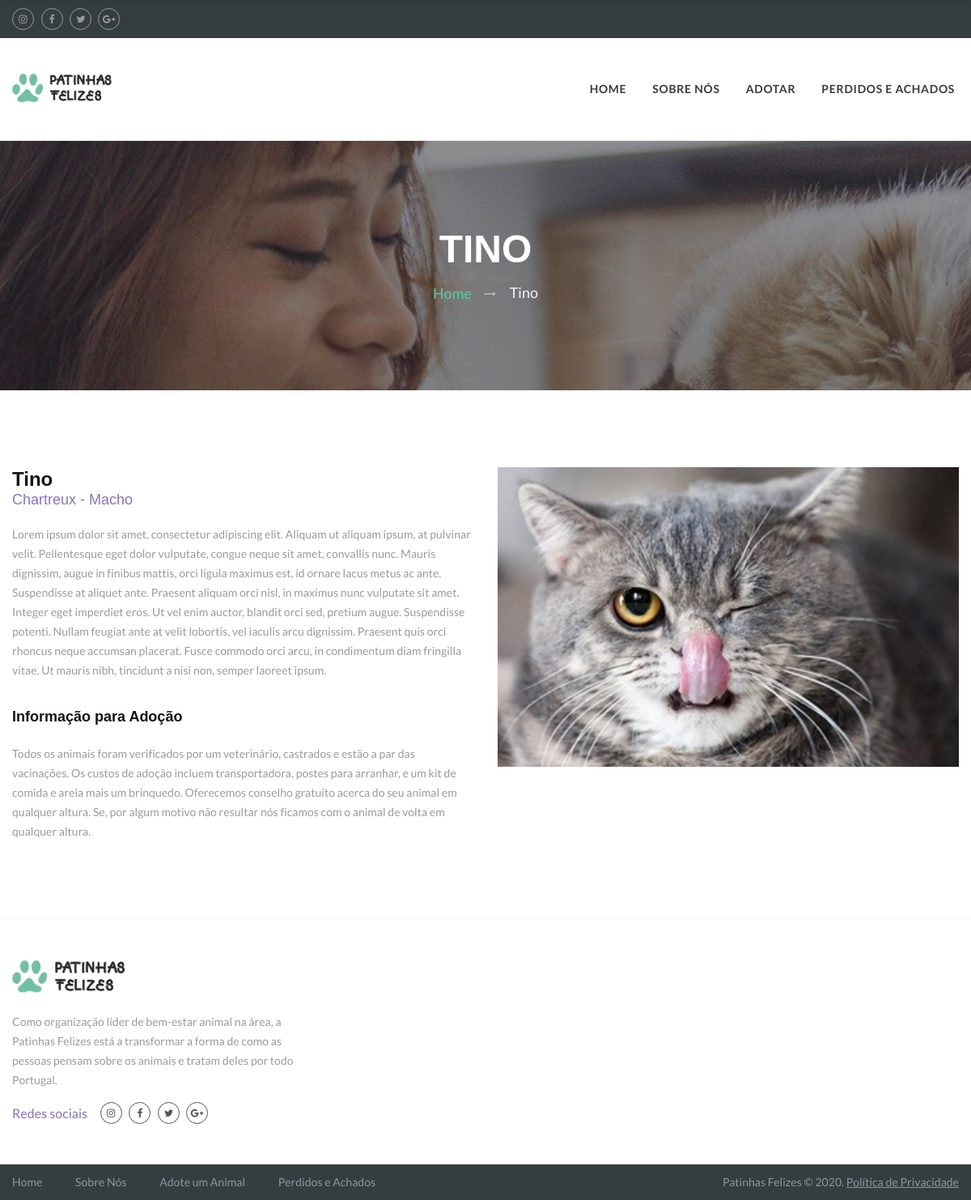
/php/pages/pet.php?idPet=3, run on the app's committed database.
### tables this page shows
CREATE TABLE Pet (
    idPet INTEGER PRIMARY KEY AUTOINCREMENT,
    name VARCHAR(255),
    age INTEGER,
    gender TINYINT,
    weight FLOAT(2,1),
    location VARCHAR(255),
    description VARCHAR(200000),
    image VARCHAR(255),
    adopted TINIINT(2) DEFAULT 0,
	idUser INTEGER,
    idMessage INTEGER,
    idType INTEGER,
    idBreed INTEGER,
    FOREIGN KEY (idType) REFERENCES Type(idType),
    FOREIGN KEY (idBreed) REFERENCES Breed(idBreed),
    FOREIGN KEY (idUser) REFERENCES User(idUser),
    FOREIGN KEY (idMessage) REFERENCES Message(idMessage)
);

CREATE TABLE Breed (
    idBreed INTEGER PRIMARY KEY AUTOINCREMENT,
    name VARCHAR(255),
  	idType INTEGER,
    FOREIGN KEY (idType) REFERENCES Type(idType)
);

### php/db/db_pet.php (called while the page is built, shortened)
<?php
    include_once('db_breed.php');
    function getPet($petId) {
        $db = Database::instance()->db();
        $stmt = $db->prepare("SELECT * FROM Pet WHERE idPet = ?");
        $stmt->execute(array($petId));
        $row = $stmt->fetch();
        return $row;
    }
?>

### php/db/db_breed.php (called while the page is built, shortened)
<?php
    function getBreed($idBreed) {
        $db = Database::instance()->db();
        $stmt = $db->prepare('SELECT name FROM Breed WHERE idBreed = ?');
        $stmt->execute(array($idBreed));
        $row = $stmt->fetch();
        return $row['name'];
    }
?>

### php/pages/pet.php (the view, shortened to what this page needs)
<?php
include_once('../db/db_pet.php');
include_once('../db/db_breed.php');
$idPet = $_GET['idPet'];
$pet = getPet($idPet);
$breed = getBreed($pet['idBreed']);
?>
<!DOCTYPE html>
<html class="wide wow-animation" lang="en">
<head>
  <link rel="stylesheet" href="../../css/style.css">
  <link rel="stylesheet" href="../../css/animations.css">
</head>
<body>
  <div class="page">
    <header class="page-header">
      <div class="rd-navbar-wrap">
        <nav class="rd-navbar rd-navbar-default" data-layout="rd-navbar-fixed" data-sm-layout="rd-navbar-fixed" data-sm-device-layout="rd-navbar-fixed" data-md-layout="rd-navbar-static" data-md-device-layout="rd-navbar-fixed" data-lg-device-layout="rd-navbar-static" data-lg-layout="rd-navbar-static" data-stick-up-clone="true" data-md-stick-up-offset="190px" data-lg-stick-up-offset="190px">
          <div class="rd-navbar-top-panel">
            <div class="rd-navbar-top-panel-content">
              <ul class="inline-list-xxs">
                <li><a class="icon icon-xxs icon-circle icon-gray-outline icon-effect-1 fa fa-instagram" href="#"></a></li>
                <li><a class="icon icon-xxs icon-circle icon-gray-outline icon-effect-1 fa fa-facebook" href="#"></a></li>
                <li><a class="icon icon-xxs icon-circle icon-gray-outline icon-effect-1 fa fa-twitter" href="#"></a></li>
                <li><a class="icon icon-xxs icon-circle icon-gray-outline icon-effect-1 fa fa-google-plus" href="#"></a></li>
              </ul>
            </div>
          </div>
          <div class="rd-navbar-inner">
            <div class="rd-navbar-panel">
              <div class="rd-navbar-brand">
                <a class="brand-name" href="../../index.php">
                  <img src="../../images/logo-default-176x45.png" alt="" width="176" height="45" />
                </a>
              </div>
            </div>
            <div class="rd-navbar-nav-wrap">
              <ul class="rd-navbar-nav">
                <li><a href="../../index.php">Home</a></li>
                <li><a href="about-us.php">Sobre Nós</a></li>
                <li><a href="adopt-a-pet.php">Adotar</a></li>
                <li><a href="lost-and-found.php">Perdidos e Achados</a></li>
              </ul>
            </div>
          </div>
        </nav>
      </div>
    </header>
    <div class="page-title">
      <div class="page-title-text"><?= $pet['name']; ?></div>
      <ul class="breadcrumbs-custom">
        <li><a href="../../index.php">Home</a></li>
        <li class="active"><?= $pet['name']; ?></li>
      </ul>
    </div>
    <section class="section-md bg-white text-center">
      <div class="shell">
        <div class="range range-sm-center">
          <div class="cell-sm-8 cell-md-12">
            <article class="box-profile">
              <div class="box-profile-left">
                <img class="box-profile-image" src="../../images/adopt/<?= $pet['image']; ?>" alt="" width="570" height="389" />
              </div>
              <div class="box-profile-body">
                <p class="box-profile-name"><?= $pet['name']; ?></p>
                <p class="box-profile-description"><?= $breed; ?> - <?= $pet['gender'] == 1 ? 'Fêmea' : 'Macho'; ?></p>
                <div class="box-profile-text">
                  <p><?= $pet['description']; ?></p>
                  <p class="box-profile-title">Informação para Adoção</p>
                  <p>
                    Todos os animais foram verificados por um veterinário, castrados e estão a par das vacinações.
                    Os custos de adoção incluem transportadora, postes para arranhar, e um kit de comida e areia mais um brinquedo.
                    Oferecemos conselho gratuíto acerca do seu animal em qualquer altura. Se, por algum motivo não resultar nós ficamos
                    com o animal de volta em qualquer altura.
                  </p>
                </div>
              </div>
            </article>
          </div>
        </div>
      </div>
    </section>
    <section class="pre-footer-default text-center text-sm-left">
      <div class="shell">
        <div class="range range-sm-center spacing-55">
          <div class="cell-sm-6 cell-md-4">
            <div class="brand-sm">
              <a href="../../index.php">
                <img src="../../images/logo-default-176x45.png" alt="" width="176" height="45" />
              </a>
            </div>
            <p>
              Como organização líder de bem-estar animal na área, a Patinhas Felizes está a transformar a forma de como
              as pessoas pensam sobre os animais e tratam deles por todo Portugal.
            </p>
            <div class="group-sm group-middle"><span class="big text-blue-marguerite">Redes sociais</span>
              <ul class="inline-list-xxs">
                <li><a class="icon icon-xxs icon-circle icon-trout-outline icon-effect-1 fa fa-instagram" href="#"></a></li>
                <li><a class="icon icon-xxs icon-circle icon-trout-outline icon-effect-1 fa fa-facebook" href="#"></a></li>
                <li><a class="icon icon-xxs icon-circle icon-trout-outline icon-effect-1 fa fa-twitter" href="#"></a></li>
                <li><a class="icon icon-xxs icon-circle icon-trout-outline icon-effect-1 fa fa-google-plus" href="#"></a></li>
              </ul>
            </div>
          </div>
          <div class="cell-sm-6 cell-md-4"></div>
          <div class="cell-sm-6 cell-md-4"></div>
        </div>
      </div>
    </section>
    <footer class="page-footer-default text-center">
      <div class="shell">
        <div class="range spacing-30">
          <div class="cell-md-6 cell-lg-8 text-md-left">
            <ul class="list-nav">
              <li><a href="../../index.php">Home</a></li>
              <li><a href="about-us.php">Sobre Nós</a></li>
              <li><a href="adopt-a-pet.php">Adote um Animal</a></li>
              <li><a href="lost-and-found.php">Perdidos e Achados</a></li>
            </ul>
          </div>
          <div class="cell-md-6 cell-lg-4 text-md-right">
            <p class="rights">Patinhas Felizes&nbsp;&copy;&nbsp;<span id="copyright-year"></span>.&nbsp;<br class="veil-sm"><a class="link-underline" href="privacy-policy.php">Política de Privacidade</a>
            </p>
          </div>
        </div>
      </div>
    </footer>
  </div>
</html>

### data on the page
pet: name "TINO", name "Tino", image (picture), idBreed.name "Chartreux", description "Lorem ipsum dolor sit amet, consectetur adipiscing elit. Aliquam ut aliquam ipsum, at pulvinar velit. Pellentesque eget dolor vulputate, congue neque sit amet, convallis nunc. Mauris dignissim, augue in finibus mattis, orci ligula maximus est, id ornare lacus metus ac ante. Suspendisse at aliquet ante. Praesent aliquam orci nisl, in maximus nunc vulputate sit amet. Integer eget imperdiet eros. Ut vel enim auctor, blandit orci sed, pretium augue. Suspendisse potenti. Nullam feugiat ante at velit lobortis, vel iaculis arcu dignissim. Praesent quis orci rhoncus neque accumsan placerat. Fusce commodo orci arcu, in condimentum diam fringilla vitae. Ut mauris nibh, tincidunt a nisi non, semper…"
